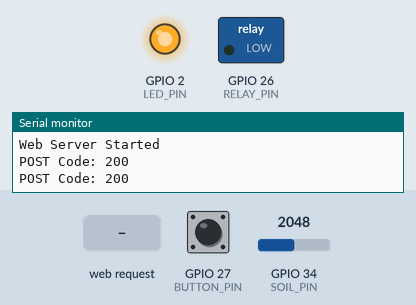
Simulated run of this sketch. Board: ESP32. On the bench: switched loads named in the sketch (green lamp = pin HIGH), output pins drawn as LEDs (lit = HIGH), the last lines printed to the serial monitor. The test bench sets the inputs (shaded band); at power-on: GPIO 27 (BUTTON_PIN) HIGH, GPIO 34 (SOIL_PIN) = 2048. WiFi joins after 1.5 s; servers stay silent unless stated; uploads are accepted with an empty reply.

Above: at 6.8 s.
6.9 s: HTTP request GET /off received
At 8.4 s:
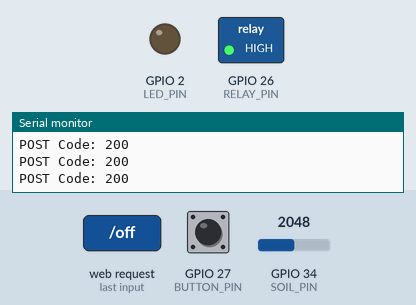
11.0 s: HTTP request GET /on received
At 12.1 s:
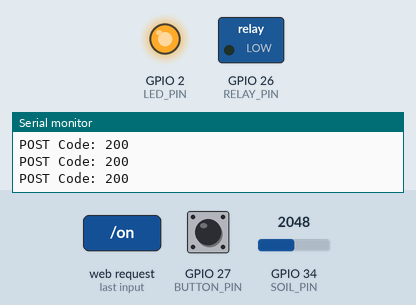
Timing chart, 0 to 14.0 s (numbered marks = the images above; inputs shaded):
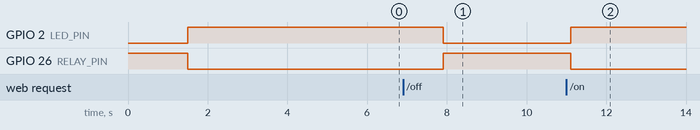

The sketch:

soil_moisture.ino
```cpp
#include <WiFi.h>
#include <HTTPClient.h>
#include <WebServer.h>

#define SOIL_PIN 34
#define RELAY_PIN 26
#define BUTTON_PIN 27
#define LED_PIN 2

const int DRY_THRESHOLD = 2000;

const char* ssid = "YOUR_WIFI_NAME";
const char* password = "YOUR_WIFI_PASSWORD";

const char* apiKey = "YOUR_API_KEY";
const char* serverURL = "https://careers.zelbytes.com/api/iot-lab/v1/telemetry";

bool pumpState = false;
bool manualMode = false;

WebServer webServer(80);

void connectWiFi() {

  WiFi.begin(ssid, password);

  Serial.print("Connecting");

  while (WiFi.status() != WL_CONNECTED) {
    delay(500);
    Serial.print(".");
  }

  Serial.println();
  Serial.println("WiFi Connected");
  Serial.print("ESP32 IP Address: ");
  Serial.println(WiFi.localIP());
}

void relayON() {

  manualMode = true;
  pumpState = true;

  digitalWrite(RELAY_PIN, LOW);
  digitalWrite(LED_PIN, HIGH);

  webServer.send(200, "text/plain", "Relay ON");
}

void relayOFF() {

  manualMode = true;
  pumpState = false;

  digitalWrite(RELAY_PIN, HIGH);
  digitalWrite(LED_PIN, LOW);

  webServer.send(200, "text/plain", "Relay OFF");
}

void relaySTATUS() {

  String statusText = pumpState ? "ON" : "OFF";

  webServer.send(200, "text/plain", statusText);
}

void sendTelemetry(int soilPercent) {

  if (WiFi.status() == WL_CONNECTED) {

    HTTPClient http;

    http.begin(serverURL);

    http.addHeader("Content-Type", "application/json");
    http.addHeader("X-Iot-Lab-Key", apiKey);

    String payload =
      "{\"soil_moisture_pct\":" +
      String(soilPercent) +
      "}";

    int code = http.POST(payload);

    Serial.print("POST Code: ");
    Serial.println(code);

    http.end();
  }
}

void setup() {

  Serial.begin(115200);

  pinMode(RELAY_PIN, OUTPUT);
  pinMode(LED_PIN, OUTPUT);
  pinMode(BUTTON_PIN, INPUT_PULLUP);

  digitalWrite(RELAY_PIN, HIGH);
  digitalWrite(LED_PIN, LOW);

  connectWiFi();

  webServer.on("/on", relayON);
  webServer.on("/off", relayOFF);
  webServer.on("/status", relaySTATUS);

  webServer.begin();

  Serial.println("Web Server Started");
}

void loop() {

  webServer.handleClient();

  int rawSoil = analogRead(SOIL_PIN);

  int soilPercent = map(rawSoil, 4095, 0, 0, 100);
  soilPercent = constrain(soilPercent, 0, 100);

  if (digitalRead(BUTTON_PIN) == LOW) {

    manualMode = !manualMode;
    pumpState = !pumpState;

    delay(300);
  }

  if (!manualMode) {

    if (rawSoil > DRY_THRESHOLD)
      pumpState = true;
    else
      pumpState = false;
  }

  digitalWrite(RELAY_PIN, pumpState ? LOW : HIGH);
  digitalWrite(LED_PIN, pumpState);

  if (Serial.available()) {

    String cmd = Serial.readStringUntil('\n');
    cmd.trim();

    if (cmd == "STATUS") {

      Serial.println("=== STATUS ===");

      Serial.print("Soil Moisture %: ");
      Serial.println(soilPercent);

      Serial.print("Pump: ");
      Serial.println(pumpState ? "ON" : "OFF");

      Serial.print("Mode: ");
      Serial.println(manualMode ? "MANUAL" : "AUTO");
    }

    else if (cmd == "FORCE_ON") {

      manualMode = true;
      pumpState = true;
    }

    else if (cmd == "FORCE_OFF") {

      manualMode = true;
      pumpState = false;
    }
  }

  sendTelemetry(soilPercent);

  delay(3000);
}
```

Measured:
- after the input at 6.9 s, GPIO 2 (LED_PIN): HIGH → LOW after 1.0 s; GPIO 26 (RELAY_PIN): LOW → HIGH after 1.0 s
- after the input at 11.0 s, GPIO 2 (LED_PIN): LOW → HIGH after 0.10 s; GPIO 26 (RELAY_PIN): HIGH → LOW after 0.10 s
